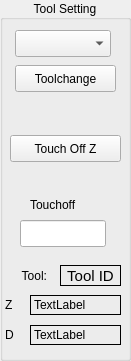
   <widget class="QGroupBox" name="groupBox_12">
    <property name="geometry">
     <rect>
      <x>290</x>
      <y>350</y>
      <width>131</width>
      <height>361</height>
     </rect>
    </property>
    <property name="title">
     <string>Tool Setting</string>
    </property>
    <property name="alignment">
     <set>Qt::AlignCenter</set>
    </property>
    <widget class="QComboBox" name="tool_change_cb">
     <property name="geometry">
      <rect>
       <x>15</x>
       <y>30</y>
       <width>96</width>
       <height>27</height>
      </rect>
     </property>
    </widget>
    <widget class="QPushButton" name="tool_change_pb">
     <property name="geometry">
      <rect>
       <x>15</x>
       <y>65</y>
       <width>101</width>
       <height>27</height>
      </rect>
     </property>
     <property name="toolTip">
      <string/>
     </property>
     <property name="toolTipDuration">
      <number>-1</number>
     </property>
     <property name="text">
      <string>Toolchange</string>
     </property>
    </widget>
    <widget class="QLabel" name="label_15">
     <property name="geometry">
      <rect>
       <x>10</x>
       <y>265</y>
       <width>41</width>
       <height>21</height>
      </rect>
     </property>
     <property name="baseSize">
      <size>
       <width>0</width>
       <height>0</height>
      </size>
     </property>
     <property name="text">
      <string>Tool:</string>
     </property>
     <property name="alignment">
      <set>Qt::AlignRight|Qt::AlignTrailing|Qt::AlignVCenter</set>
     </property>
     <property name="indent">
      <number>4</number>
     </property>
    </widget>
    <widget class="QLabel" name="tool_diameter_lb">
     <property name="geometry">
      <rect>
       <x>30</x>
       <y>325</y>
       <width>91</width>
       <height>20</height>
      </rect>
     </property>
     <property name="frameShape">
      <enum>QFrame::Box</enum>
     </property>
     <property name="text">
      <string>TextLabel</string>
     </property>
     <property name="alignment">
      <set>Qt::AlignLeading|Qt::AlignLeft|Qt::AlignVCenter</set>
     </property>
    </widget>
    <widget class="QPushButton" name="tool_touchoff_z">
     <property name="geometry">
      <rect>
       <x>10</x>
       <y>135</y>
       <width>111</width>
       <height>27</height>
      </rect>
     </property>
     <property name="text">
      <string>Touch Off Z</string>
     </property>
    </widget>
    <widget class="QLabel" name="label_29">
     <property name="geometry">
      <rect>
       <x>5</x>
       <y>325</y>
       <width>21</width>
       <height>19</height>
      </rect>
     </property>
     <property name="text">
      <string>D</string>
     </property>
    </widget>
    <widget class="QLabel" name="tool_zoffset_lb">
     <property name="geometry">
      <rect>
       <x>30</x>
       <y>295</y>
       <width>91</width>
       <height>20</height>
      </rect>
     </property>
     <property name="frameShape">
      <enum>QFrame::Box</enum>
     </property>
     <property name="text">
      <string>TextLabel</string>
     </property>
     <property name="alignment">
      <set>Qt::AlignLeading|Qt::AlignLeft|Qt::AlignVCenter</set>
     </property>
    </widget>
    <widget class="QLabel" name="tool_id_lb">
     <property name="geometry">
      <rect>
       <x>60</x>
       <y>265</y>
       <width>61</width>
       <height>21</height>
      </rect>
     </property>
     <property name="font">
      <font>
       <pointsize>11</pointsize>
      </font>
     </property>
     <property name="frameShape">
      <enum>QFrame::Box</enum>
     </property>
     <property name="text">
      <string>Tool ID</string>
     </property>
     <property name="alignment">
      <set>Qt::AlignCenter</set>
     </property>
    </widget>
    <widget class="QLabel" name="label_27">
     <property name="geometry">
      <rect>
       <x>5</x>
       <y>295</y>
       <width>21</width>
       <height>19</height>
      </rect>
     </property>
     <property name="text">
      <string>Z</string>
     </property>
    </widget>
    <widget class="QLabel" name="label_40">
     <property name="geometry">
      <rect>
       <x>30</x>
       <y>195</y>
       <width>66</width>
       <height>19</height>
      </rect>
     </property>
     <property name="text">
      <string>Touchoff</string>
     </property>
    </widget>
    <widget class="QLineEdit" name="tool_touchoff_le">
     <property name="geometry">
      <rect>
       <x>20</x>
       <y>220</y>
       <width>86</width>
       <height>27</height>
      </rect>
     </property>
    </widget>
   </widget>
